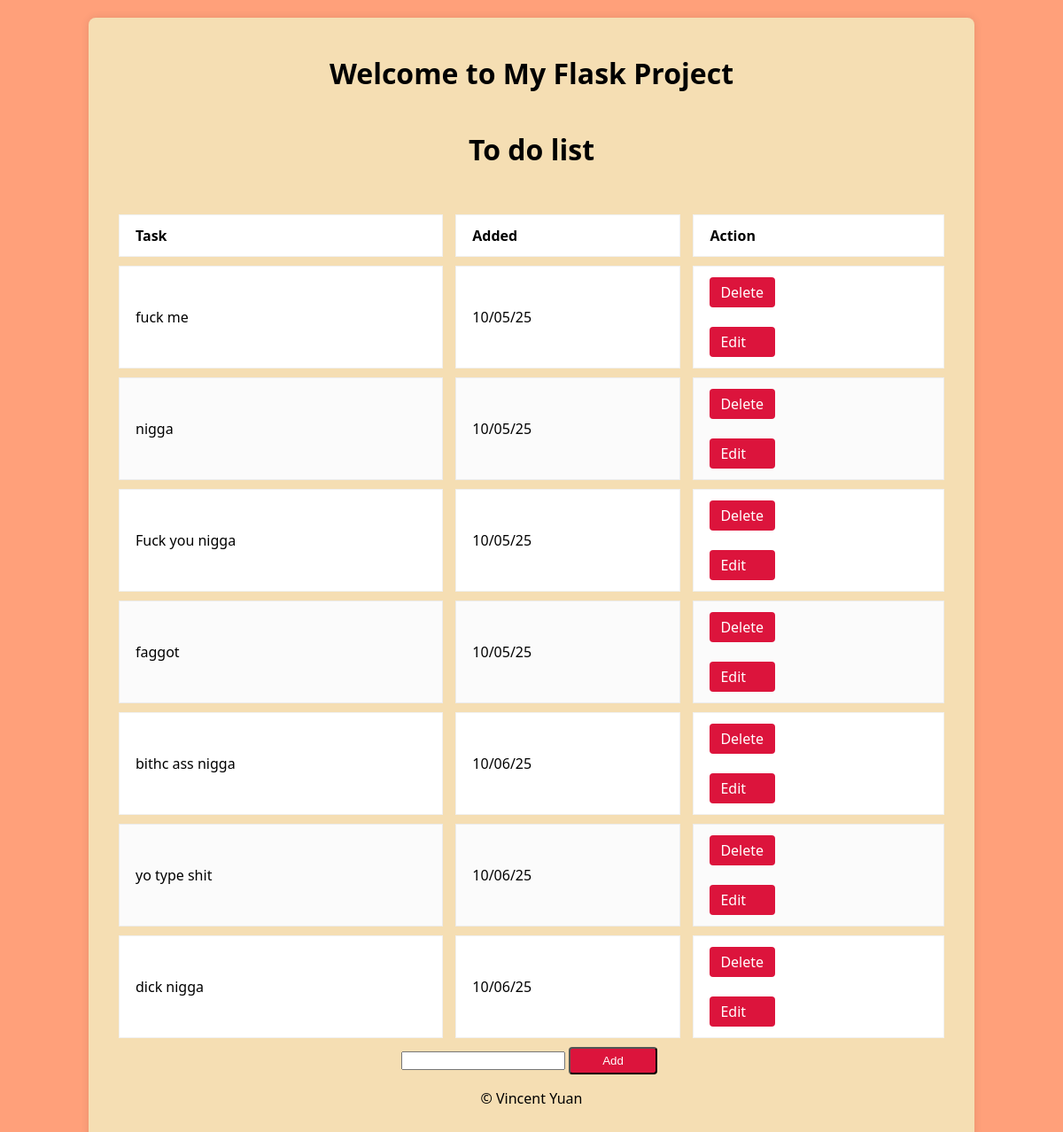
Before: / with the older database file.
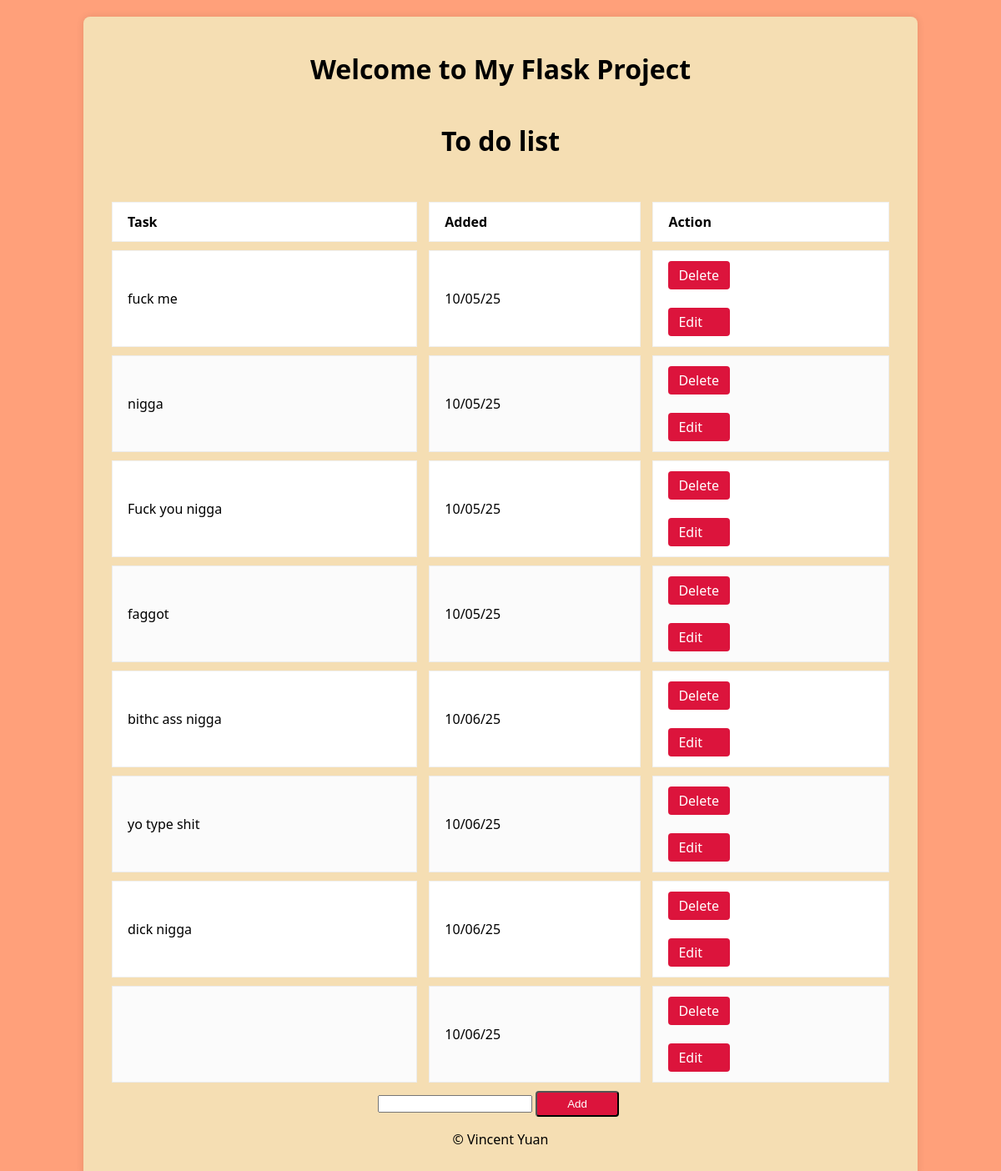
After: the same page with the newer database file.
### Flask/app.py (models this page shows, shortened)
class Tasks(db.Model):
	id = db.Column(db.Integer, primary_key=True)
	content = db.Column(db.String(100), nullable=False)
	complete = db.Column(db.Integer, default=0)
	created = db.Column(db.DateTime, default=datetime.utcnow)

### Flask/app.py (the view)
@app.route('/', methods = ['GET', 'POST'])
def index():
	if request.method == 'POST':
		currentTask = request.form['content']
		newTask = Tasks(content=currentTask)
		try:
			db.session.add(newTask)
			db.session.commit()
			return redirect(url_for('index'))
		except Exception as e:
			print(f"Error: {e}")
			return "Error: {e}"
	else:
		tasks = Tasks.query.order_by(Tasks.created).all()
		return render_template("index.html", tasks = tasks)

### Flask/templates/index.html (shortened to what this page needs)
{% extends "base.html" %}
{% block body %}
    <header>
        <h1>Welcome to My Flask Project</h1>
    </header>
    <h1>To do list</h1>
    {% if tasks | length < 1 %}
        <h3>There are no tasks</h3>
    {% else %}
    <table class="roomy-table">
            <tr>
                <th>Task</th>
                <th>Added</th>
                <th>Action</th>
            </tr>
            {% for task in tasks %}
                <tr>
                    <td>{{ task.content }}</td>
                    <td>{{ task.created.strftime("%D") }}</td>
                    <td>
                        <a href="{{ url_for('delete', id = task.id) }}" id="btn_Del">Delete</a>
                        <br>
                        <a href="{{ url_for('update', id = task.id) }}">Edit</a>
                    </td>
                </tr>
            {% endfor %}
        </table>
    {% endif %}
    <form action="/" method="post">
        <input type="text" name="content" id="content">
        <input type="submit" value="Add" id="btn_Add">
    </form>
    <footer>
        <p>&copy; Vincent Yuan</p>
    </footer>
{% endblock %}

### Flask/templates/base.html (shortened to what this page needs)
<!DOCTYPE html>
<html lang="en">
    <head>
    <link rel="stylesheet" href="{{ url_for('static', filename='styles.css') }}">
    </head>
    <body>
        <main>
            <div class="content">
                {% block body %}{% endblock %}
            </div>
        </main>
    </body>
</html>

### Flask/static/styles.css (style rules this page uses)
body { background-color: lightsalmon; font-family: 'Segoe UI', Tahoma, Geneva, Verdana, sans-serif; margin: 0; padding: 0; }
table { width: 100%; margin-top: 20px; }
a { text-decoration: none; color: white; background-color: crimson; padding: 6px 12px; margin-right: 5px; border-radius: 4px; border-spacing: 6px 10px; display: block; width: 50px; }
#btn_Add { color: white; background-color: crimson; padding: 6px 12px; margin-right: 5px; border-radius: 4px; border-spacing: 6px 10px; width: 100px; }
.roomy-table { width: 100%; border-collapse: separate; border-spacing: 14px 10px; margin-top: 20px; }
.roomy-table th, .roomy-table td { padding: 12px 18px; text-align: left; background: #ffffff; border: 1px solid rgba(0,0,0,0.06); }
.roomy-table tbody tr:nth-child(odd) td { background: #fbfbfb; }
.content { width: 80%; margin: auto; padding: 20px; background-color: wheat; box-shadow: 0 0 10px rgba(0, 0, 0, 0.1); border-radius: 8px; margin-top: 20px; display: flex; flex-direction: column; align-items: center; }

Changed rows visible on the page:
added Tasks: created "10/06/25"
